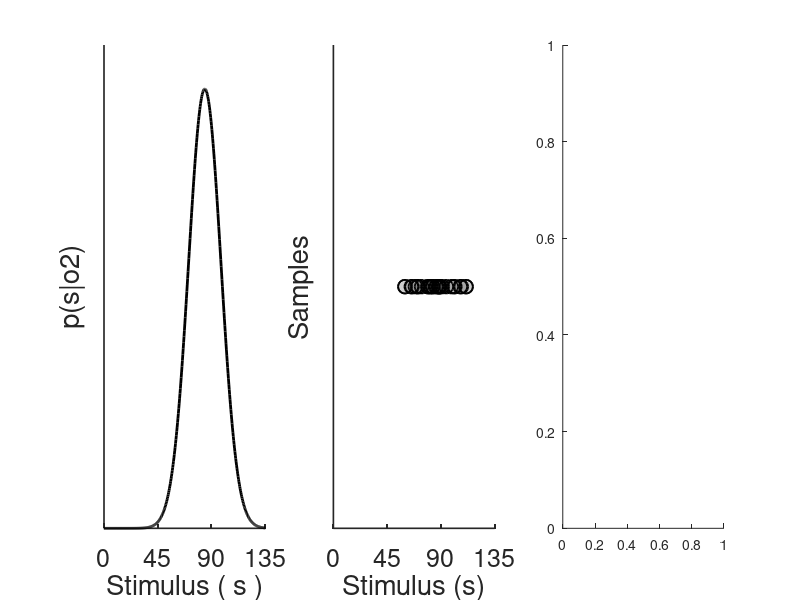

Recreate this plot in MATLAB. (Note: this script raises an error after producing the figure.)
close all
clear all

% Publication-ready schematic for posterior representation

% Define posterior (Gaussian)
mu = 1; 
sigma = 0.8;
x = linspace(-5,5,500);
y = normpdf(x,mu,sigma);

% Generate samples
numSamples = 1000;
samples = mu + sigma*randn(numSamples,1);

figure('Color','w','Position',[100 100 900 260]);

%% --- 1. Posterior distribution ---
subplot(1,3,1);
plot(x,y,'k','LineWidth',2);
xlim([-4 4]);
ylim([0 max(y)*1.1]);
xlabel('Stimulus ( s )','FontSize',16);
ylabel('p(s|o2)','FontSize',16);
set(gca,'XTick',[],'YTick',[],'LineWidth',1.2,'FontSize',18);
% title("Posterior")
box off;

% Assuming sigma is defined
sigma = 0.8;

hold on

% % Draw horizontal line at y = height corresponding to sigma^2
% % For illustration, let's show y at p(mu+sigma)
% y_sigma = normpdf(mu + 1.5*sigma, mu, sigma);
% h = plot([-1.2 1.2], [y_sigma y_sigma], 'r--', 'LineWidth', 2);
% 
% % Optional: add text to label variance
% text(0, y_sigma + 0.05, '\sigma^2', 'FontSize',18, 'Color','r', 'HorizontalAlignment','center');
% 
% hold off

% Set sparse x-ticks
xticks([-4 -4+8/3 4-8/3 4]);                     % you can add intermediate if needed
xticklabels({'0','45','90', '135'});      % map -4 -> 0, 0 -> 67.5, 4 -> 135


% % Add axis arrows
% ax = gca;
% axesPos = ax.Position;
% annotation('arrow',[axesPos(1) axesPos(1)+axesPos(3)],...
%                    [axesPos(2) axesPos(2)]);  % x-axis
% annotation('arrow',[axesPos(1) axesPos(1)],...
%                    [axesPos(2) axesPos(2)+axesPos(4)]); % y-axis


%% --- 2. Samples from posterior ---
idx = randsample(length(samples), 30);
sel_samples = samples(idx);

subplot(1,3,2);
scatter(sel_samples, zeros(size(sel_samples)), ...
    100, 'o', ...
    'MarkerFaceColor',[0 0 0], ...
    'MarkerEdgeColor',[0 0 0], ...
    'MarkerFaceAlpha',0.1, ...
    'LineWidth',1.2);
xlim([-4 4]);
ylim([-0.1 0.1]);
xlabel('Stimulus (s)','FontSize',16);
ylabel('Samples','FontSize',16);
set(gca,'XTick',[],'YTick',[],'LineWidth',1.2,'FontSize',18);
box off;

% Set sparse x-ticks
xticks([-4 -4+8/3 4-8/3 4]);                     % you can add intermediate if needed
xticklabels({'0','45','90', '135'});      % map -4 -> 0, 0 -> 67.5, 4 -> 135


% ax = gca;
% axesPos = ax.Position;
% annotation('arrow',[axesPos(1) axesPos(1)+axesPos(3)],...
%                    [axesPos(2) axesPos(2)]);
% annotation('arrow',[axesPos(1) axesPos(1)],...
%                    [axesPos(2) axesPos(2)+axesPos(4)]);

%% --- 3. Histogram of samples ---
subplot(1,3,3);
histogram(samples, 'Normalization','pdf','FaceColor',[0.2 0.2 0.2], ...
    'EdgeColor','none','BinWidth',0.4);
xlim([-4 4]);
xlabel('Stimulus (s)','FontSize',16);
ylabel('Frequency','FontSize',16);
% title("Histogram of Samples")
set(gca,'XTick',[],'YTick',[],'LineWidth',1.2,'FontSize',18);
box off;

% Set sparse x-ticks
xticks([-4 -4+8/3 4-8/3 4]);                     % you can add intermediate if needed
xticklabels({'0','45','90', '135'});      % map -4 -> 0, 0 -> 67.5, 4 -> 135


% ax = gca;
% axesPos = ax.Position;
% annotation('arrow',[axesPos(1) axesPos(1)+axesPos(3)],...
%                    [axesPos(2) axesPos(2)]);
% annotation('arrow',[axesPos(1) axesPos(1)],...
%                    [axesPos(2) axesPos(2)+axesPos(4)]);
